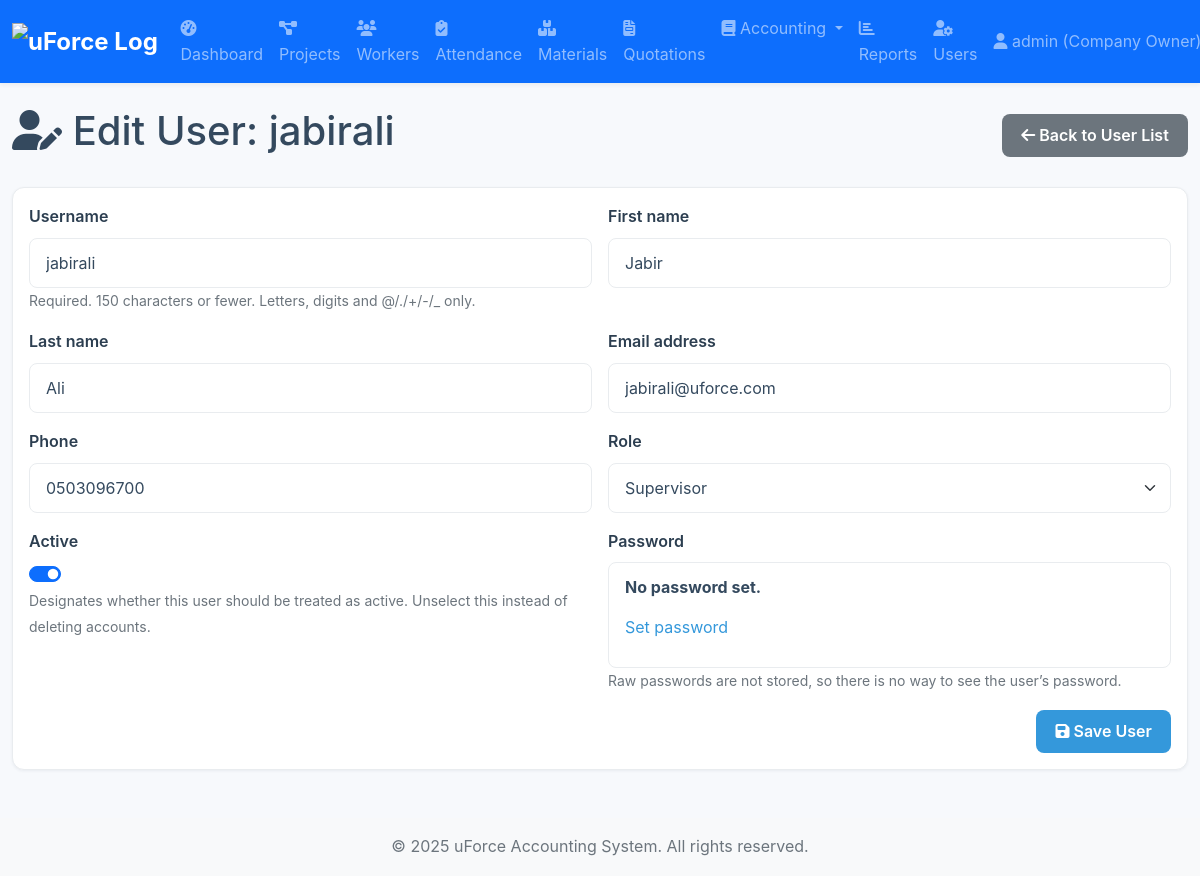
/accounts/users/2/update/ (signed in), run on the app's committed database.
### accounts/models.py (models this page shows, shortened)
class CustomUser(AbstractUser):
    ROLE_CHOICES = (('admin', 'Admin'), ('owner', 'Company Owner'), ('supervisor', 'Supervisor'), ('foreman', 'Foreman'))
    role = models.CharField(max_length=20, choices=ROLE_CHOICES)
    phone = models.CharField(max_length=15, blank=True)

### accounts/views.py (the view)
# urls.py: path('users/<int:pk>/update/', views.user_update_view, name='user_update'),
@login_required
@user_passes_test(is_admin_or_owner)
def user_update_view(request, pk):
    user = get_object_or_404(CustomUser, pk=pk)
    if request.method == 'POST':
        form = CustomUserChangeForm(request.POST, instance=user)
        if form.is_valid():
            form.save()
            messages.success(request, 'User updated successfully.')
            return redirect('user_list')
    else:
        form = CustomUserChangeForm(instance=user)
    return render(request, 'accounts/user_form.html', {'form': form, 'title': f'Edit User: {user.username}'})

### accounts/forms.py
class CustomUserChangeForm(UserChangeForm):
    class Meta:
        model = CustomUser
        fields = ('username', 'first_name', 'last_name', 'email', 'phone', 'role', 'is_active')

### accounts/templatetags/auth_extras.py (called while the page is built)
@register.filter(name='has_role')
def has_role(user, role_names):
    if not hasattr(user, 'role'):
        return False
    roles = [role.strip() for role in role_names.split(',')]
    return user.role in roles

### accounts/views.py (called while the page is built)
def is_admin_or_owner(user):
    return user.is_authenticated and user.role in ['admin', 'owner']

### templates/accounts/user_form.html (shortened to what this page needs)
{% extends 'base.html' %}
{% load widget_tweaks %}
{% block content %}
<div class="d-flex justify-content-between align-items-center mb-4">
    <h1><i class="fas fa-user-edit"></i> {{ title }}</h1>
    <a href="{% url 'user_list' %}" class="btn btn-secondary"><i class="fas fa-arrow-left"></i> Back to User List</a>
</div>
<div class="card">
    <div class="card-body">
        <form method="post" class="row g-3">
            {% for field in form %}
            <div class="col-md-6">
                <label for="{{ field.id_for_label }}" class="form-label">{{ field.label }}</label>
                {% if field.field.widget.input_type == 'checkbox' %}
                    <div class="form-check form-switch">
                        {% render_field field class="form-check-input" %}
                    </div>
                {% elif field.field.widget.input_type == 'select' %}
                     {% render_field field class="form-select" %}
                {% else %}
                    {% render_field field class="form-control" %}
                {% endif %}
                {% if field.help_text %}
                    <small class="form-text text-muted">{{ field.help_text }}</small>
                {% endif %}
            </div>
            {% endfor %}
            <div class="col-12 text-end">
                <button type="submit" class="btn btn-primary"><i class="fas fa-save"></i> Save User</button>
            </div>
        </form>
    </div>
</div>
{% endblock %}

### templates/base.html (shortened to what this page needs)
{% load static %}
{% load auth_extras %}
<!DOCTYPE html>
<html lang="en">
<head>
    <link href="{% static 'css/bootstrap.min.css' %}" rel="stylesheet">
    <link href="https://cdnjs.cloudflare.com/ajax/libs/font-awesome/6.1.1/css/all.min.css" rel="stylesheet">
    <link href="{% static 'css/styles.css' %}" rel="stylesheet">
</head>
<body>
    <nav class="navbar navbar-expand-lg navbar-dark bg-primary sticky-top">
        <div class="container-fluid">
            <a class="navbar-brand" href="{% url 'dashboard' %}">
                <img src="{% static 'images/logo.png' %}" alt="uForce Logo">
            </a>
            <div class="collapse navbar-collapse" id="mainNavbar">
                <ul class="navbar-nav me-auto mb-2 mb-lg-0">
                    <li class="nav-item"><a class="nav-link" href="{% url 'dashboard' %}"><i class="fas fa-tachometer-alt"></i> Dashboard</a></li>
                    <li class="nav-item"><a class="nav-link" href="{% url 'project_list' %}"><i class="fas fa-project-diagram"></i> Projects</a></li>
                    <li class="nav-item"><a class="nav-link" href="{% url 'worker_list' %}"><i class="fas fa-users"></i> Workers</a></li>
                    <li class="nav-item"><a class="nav-link" href="{% url 'attendance_list' %}"><i class="fas fa-clipboard-check"></i> Attendance</a></li>
                    <li class="nav-item"><a class="nav-link" href="{% url 'material_list' %}"><i class="fas fa-boxes-stacked"></i> Materials</a></li>
                    <li class="nav-item"><a class="nav-link" href="{% url 'quotation_list' %}"><i class="fas fa-file-invoice"></i> Quotations</a></li>
                    {% if user|has_role:'admin,owner' %}
                    <li class="nav-item dropdown">
                        <a class="nav-link dropdown-toggle" href="#" id="accountingDropdown" role="button" data-bs-toggle="dropdown">
                            <i class="fas fa-book"></i> Accounting
                        </a>
                    </li>
                    <li class="nav-item"><a class="nav-link" href="{% url 'reports_dashboard' %}"><i class="fas fa-chart-bar"></i> Reports</a></li>
                    <li class="nav-item"><a class="nav-link" href="{% url 'user_list' %}"><i class="fas fa-user-cog"></i> Users</a></li>
                    {% endif %}
                </ul>
                <ul class="navbar-nav">
                    {% if user.is_authenticated %}
                    <li class="nav-item dropdown">
                        <a class="nav-link dropdown-toggle" href="#" id="userDropdown" role="button" data-bs-toggle="dropdown" aria-expanded="false">
                            <i class="fas fa-user"></i> {{ user.username }} ({{ user.get_role_display }})
                        </a>
                    </li>
                    {% else %}
                    <li class="nav-item"><a class="nav-link" href="{% url 'login' %}"><i class="fas fa-sign-in-alt"></i> Login</a></li>
                    {% endif %}
                </ul>
            </div>
        </div>
    </nav>
    <main class="container-fluid mt-4">
        {% block content %}{% endblock %}
    </main>
    <footer class="bg-light text-center text-muted mt-5 py-3">
        <div class="container-fluid">
            &copy; {% now "Y" %} uForce Accounting System. All rights reserved.
        </div>
    </footer>
</body>
</html>

### static/css/styles.css (style rules this page uses)
:root { --primary-color: #2c3e50; --secondary-color: #3498db; --success-color: #27ae60; --warning-color: #f39c12; --danger-color: #e74c3c; --info-color: #17a2b8; --light-color: #ecf0f1; --dark-color: #2c3e50; --body-bg: #f7f9fc; --card-bg: #ffffff; --text-color: #34495e; --border-color: #e9ecef; --shadow-color: rgba(44, 62, 80, 0.07); }
* { margin: 0; padding: 0; box-sizing: border-box; }
body { font-family: -apple-system, BlinkMacSystemFont, "Segoe UI", Roboto, "Helvetica Neue", Arial, sans-serif; background-color: var(--body-bg); line-height: 1.6; color: var(--text-color); -webkit-font-smoothing: antialiased; -moz-osx-font-smoothing: grayscale; }
a { color: var(--secondary-color); text-decoration: none; transition: color 0.2s ease-in-out; }
.navbar { box-shadow: 0 2px 4px var(--shadow-color); background-color: var(--card-bg); }
.navbar-brand { font-weight: 700; font-size: 1.5rem; }
.card { border: 1px solid var(--border-color); border-radius: 0.75rem; box-shadow: 0 1px 3px var(--shadow-color); transition: all 0.2s ease-in-out; margin-bottom: 1.5rem; background-color: var(--card-bg); }
.btn { border-radius: 0.5rem; font-weight: 600; padding: 0.6rem 1.2rem; transition: all 0.2s ease; border: none; }
.btn-primary { background-color: var(--secondary-color); color: white; }
.form-control, .form-select { border: 1px solid var(--border-color); border-radius: 0.5rem; padding: 0.75rem 1rem; transition: all 0.2s ease; background-color: var(--card-bg); color: var(--text-color); }
.form-label { font-weight: 600; margin-bottom: 0.5rem; color: var(--dark-color); }
footer { padding-top: 3rem; padding-bottom: 3rem; margin-top: auto; }

### templates/base.html (style rules this page uses)
.navbar-brand img { height: 40px; width: auto; }

### data on the page
CustomUser: username "admin", role "Company Owner"
CustomUser: username "jabirali" "Jabir" "Ali" "jabirali@uforce.com" "0503096700" "No password set. Set password", role "Supervisor", is_active "☑"

### other printed values
{{ title }} "Edit User: jabirali"
{{ field.label }} "Username" "First name" "Last name" "Email address" "Phone" "Role" "Active" "Password"
{{ field.help_text }} "Required. 150 characters or fewer. Letters, digits and @/./+/-/_ only." "Designates whether this user should be treated as active. Unselect this instead of deleting accounts." "Raw passwords are not stored, so there is no way to see the user’s password."
